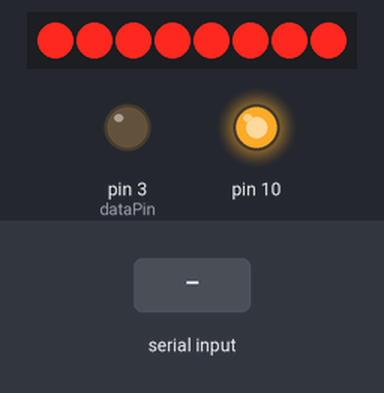
This sketch was run on a simulated Arduino Uno, built with avr-gcc and run on an emulated ATmega328P. On the bench: 8 shift-register outputs drawn as a row of LEDs (first output left, lit = HIGH), output pins drawn as LEDs (lit = HIGH). Wiring (inferred from the names in the program): shift register (74HC595): latch pin 2. Wiring (inferred from the signals the program sends): row of LEDs: on Q0, Q1, Q2, Q3, Q4, Q5, Q6, Q7. The inputs (shaded band) are chosen by the test bench. Pins used as bus, display or sensor lines are not drawn.

Above: at 1.2 s.
1.3 s: "5\n" received over Serial
At 2.6 s:
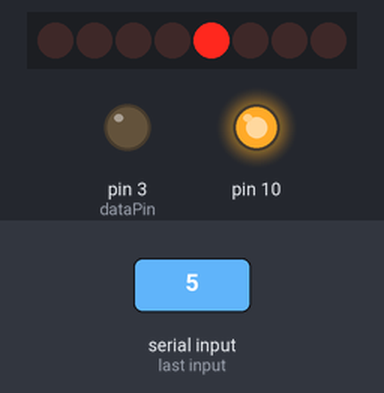
Timing chart, 0 to 4.3 s (numbered marks = the images above; inputs shaded):
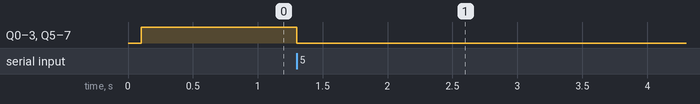

The sketch:

prakt6.ino
```cpp
#include <SPI.h>

int dataPin = 3;    // к выводу 14 регистра DS
int latchPin = 2;  // к выводу 12 регистра (ST_CP)
int clockPin = 1;  // к выводу 11 регистра (SH_CP)


byte leds = 0b11111111;
byte number = 0;

void setup()
{
  pinMode(latchPin, OUTPUT);
  pinMode(dataPin, OUTPUT);
  pinMode(clockPin, OUTPUT);
  Serial.begin(38400);
  Serial.setTimeout(100);
  SPI.begin();
  SPI.setBitOrder(MSBFIRST);
  SPI.setDataMode(SPI_MODE0);
  SPI.setClockDivider(SPI_CLOCK_DIV2);
}


byte leds2 = 0;

void loop()
{
  int input = Serial.parseInt();
  if (input > 0 && input <= 8){
    leds = 0;
    bitSet(leds, input - 1);
  }
  digitalWrite(latchPin, LOW);
  SPI.transfer(leds);
  digitalWrite(latchPin, HIGH);
}

void updateShiftRegister()
{
   digitalWrite(latchPin, LOW);
   shiftOut(dataPin, clockPin, LSBFIRST, leds);
   digitalWrite(latchPin, HIGH);
}
```

Measured:
- after the input at 1.3 s, Q0–3, Q5–7: HIGH → LOW at once
